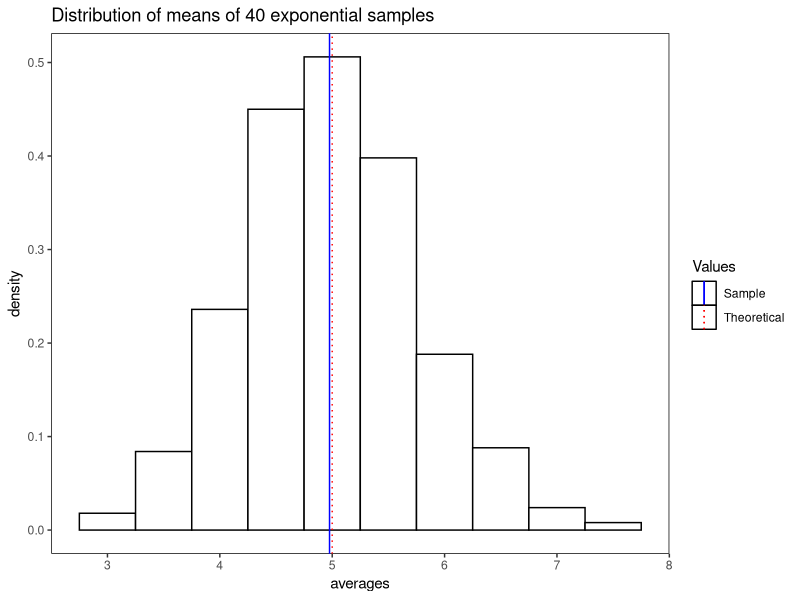
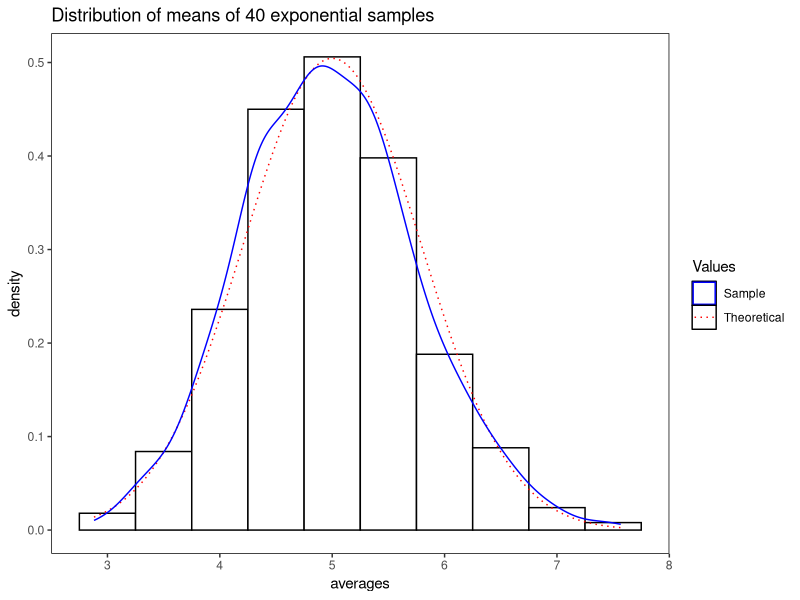

Recreate these plots in R, in order.
## ---- chunk 1
library(ggplot2)
lambda <- 0.2
nosim <- 1000
n <- 40
set.seed(1477)
## ---- chunk 2
averages=NULL
for(i in 1:nosim) averages=c(averages, mean(rexp(n,lambda)))
## ---- chunk 3
avmean <- mean(averages)
emean <- 1/lambda
## ---- chunk 4
histo <- ggplot(as.data.frame(averages), aes(x=averages)) +
  geom_histogram(binwidth=.5, colour="black", fill="white", aes(y=..density..)) +
  scale_colour_manual(name="Values", values=c(Sample="blue",Theoretical="red")) +
  scale_linetype_manual(name="Values", values=c(Sample="solid",Theoretical="dotted")) +
  theme(legend.background=element_blank(),
        panel.grid.major=element_blank(), 
        panel.grid.minor=element_blank(), 
        panel.background=element_rect(colour="black", fill="white")) + 
  ggtitle("Distribution of means of 40 exponential samples")
histo + 
  geom_vline(aes(xintercept=mean(averages), 
                 color="Sample", linetype="Sample"), show_guide = TRUE) +
  geom_vline(aes(xintercept=1/lambda, 
                 colour="Theoretical", linetype="Theoretical"), show_guide = TRUE)
## ---- chunk 5
esampvar <- (lambda^-2)/n # this is the expected sample variance
print(avvar <- var(averages)) # this is our actual sample variance
## ---- chunk 6
histo + 
  stat_function(fun = dnorm, args=list(mean=1/lambda, sd=sqrt(esampvar)), 
                aes(colour="Theoretical", linetype="Theoretical")) + 
  geom_density(alpha=.2, aes(colour="Sample",linetype="Sample"))
## ---- chunk 7
sessionInfo()
